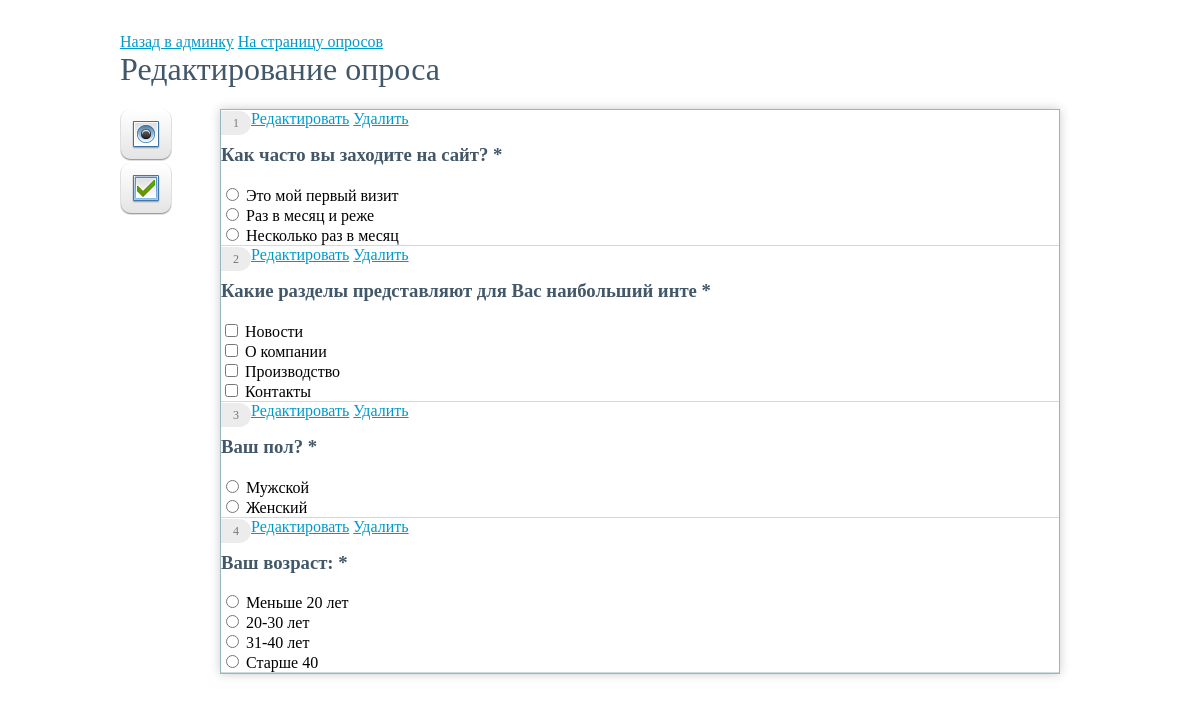
Page /view.php?do=body&id_opros=30 on the committed database.
### tables this page shows
CREATE TABLE vopros (
  id INT(11) NOT NULL AUTO_INCREMENT,
  id_opros INT(11) DEFAULT NULL,
  name VARCHAR(50) DEFAULT NULL,
  stat INT(11) DEFAULT NULL,
  type INT(11) DEFAULT NULL,
  PRIMARY KEY (id)
);

CREATE TABLE otvet (
  id INT(11) NOT NULL AUTO_INCREMENT,
  id_vopros INT(11) DEFAULT NULL,
  name VARCHAR(50) DEFAULT NULL,
  col INT(11) DEFAULT 0,
  PRIMARY KEY (id)
);

### view.php (the view, shortened to what this page needs)
<?php include ('config.php');
$id_opros= $_GET["id_opros"];
?>
<html>
<head>
<link href="css/ui-darkness/jquery-ui-1.10.3.custom.css" rel="stylesheet">
<link href="css/style.css" rel="stylesheet">
</head>
<body>
<div id="page_body">
	<div class="container_12">
		<div class="grid_12">
		<a href="adm.php">Назад в админку</a>
		<a href="index.php">На страницу опросов</a>
		<h1> Редактирование опроса </h1>
		<div class="survey_build">
		<table width="100%" cellspacing="0" cellpadding="0" border="0">
		<tbody>
		<tr>
		<td width="100" valign="top">
			<div id="toolbar_panel" style="margin-top: 0px;">
			<div id="qt_single" class="qtype ui-draggable" title="Выбор одного варианта" rel="1">
			<img border="0" src="/test2/images/qtypes/single.png">
			</div>
			<div id="qt_multiple" class="qtype ui-draggable" title="Выбор нескольких вариантов" rel="2">
			<img border="0" src="/test2/images/qtypes/multiple.png">
			</div>
			</div>
		</td>
		<td valign="top">
		<div class="survey_contents ui-droppable">
		<div class="survey_questions">
		<ul class="questions_list" id="sortable">
			<?php
			$sql="SELECT * FROM vopros WHERE id_opros='".$id_opros."'";
			$result= mysql_query($sql);
			$count= mysql_num_rows($result);
			for ($i=0; $i<$count; $i++) {
			$arr= mysql_fetch_object ($result);
			?>
			<li id="l<?php echo ($i) ;?>" class="quest_node">
			<div id="<?php echo ($i) ;?>" class="question q_view">
			<div class="number"><?php echo ($i+1) ;?></div>
			<div class="wrapper">
			<div class="edit_links">
			<a class="edit" onclick="redakt('<?php echo ($i) ; ?>')" href="javascript:">Редактировать</a>
			<a id="remove<?php echo ($arr->id) ;?>"  class="delete" href="javascript:">Удалить</a>
			</div>
			<h3>
			<?php echo ($arr->name );
			if (($arr->stat)>0) {
			?>
			<span class="red_star">*</span>
			<?php }?>
			</h3>
			<div class="body" onclick="editQuestion(109769)">
			<div class="variants">
				<?php
					$sql_v="SELECT * FROM otvet WHERE id_vopros='".($arr->id)."'";
					$result_v= mysql_query($sql_v);
					$count_v= mysql_num_rows($result_v);
					for ($k=0; $k<$count_v; $k++) {
					$arr_v= mysql_fetch_object ($result_v);
				?>
				<div class="variant">
				<?php
				if ($arr->type == 1) {
				?>
				<label>
				<input id="<?php echo ($arr_v->id);?>" class="input_radio" type="radio" tabindex="-1" onclick="toggleFreeRadio(109769)" value="279179" name="quest[109769]">
				<?php echo ($arr_v->name) ;?>
				</label>
				<?php } ?>
				<?php
				if ($arr->type == 2) {
				?>
				<label>
				<input id="<?php echo ($arr_v->id);?>" class="input_checkbox" type="checkbox" tabindex="-1" onclick="toggleFreeRadio(109769)" value="279179" name="quest[109769]">
				<?php echo ($arr_v->name) ;?>
				</label>
				<?php } ?>
				</div>
				<?php }?>
			</div>
			</div>
			</div>
			</div>
			</li>
			<?php }?>
		</ul>
		</div>
		</div>
		</td>
		</tr>
		</tbody>
		</table>
		</div>
		</div>
	</div>
</div>
</body>
<html>

### css/style.css (style rules this page uses)
#page_body { display: block; padding: 25px 0; }
.container_12, .container_16 { margin-left: auto; margin-right: auto; width: 960px; }
.container_12 .grid_12, .container_16 .grid_16 { width: 940px; }
.survey_build .qtype { background: url("../images/qtypes/btnbg.png") no-repeat scroll left 0 transparent; cursor: pointer; display: block; float: left; height: 42px; margin-bottom: 2px; margin-right: 2px; padding-top: 10px; text-align: center; vertical-align: middle; width: 52px; }
.survey_contents { border: 1px solid #99B5BF; box-shadow: 0 0 10px #CCCCCC; margin-bottom: 8px; min-height: 400px; padding: 0; }
.survey_build .questions_list { list-style: none outside none; margin: 0; padding: 0; }
.survey_build .questions_list li { list-style: none outside none; margin: 0; padding: 0; }
.survey_build .questions_list li.quest_node { border-bottom: 1px solid #CCDCE2; }
a { color: #0099CC; }
.survey_build .q_view .number { background-color: #ECECEC; border-radius: 0 45px 45px 0; color: #777777; display: block; float: left; font-size: 12px; height: 24px; line-height: 24px; margin-top: 1px; text-align: center; width: 30px; }
h1, h2, h3, h4, h5, h6 { color: #425768; margin-top: 0; }
h1 { font-weight: normal; }
.survey_build .q_view .edit_links a.edit { background: url("../images/icons/pencil.png") no-repeat scroll left center transparent; }

### rows in the picture
vopros: name "Как часто вы заходите на сайт?"
otvet: name "Это мой первый визит"
otvet: name "Раз в месяц и реже"
otvet: name "Несколько раз в месяц"
vopros: name "Какие разделы представляют для Вас наибольший инте"
otvet: name "Новости"
otvet: name "О компании"
otvet: name "Производство"
otvet: name "Контакты"
vopros: name "Ваш пол?"
otvet: name "Мужской"
otvet: name "Женский"
vopros: name "Ваш возраст:"
otvet: name "Меньше 20 лет"
otvet: name "20-30 лет"
otvet: name "31-40 лет"
otvet: name "Старше 40"
